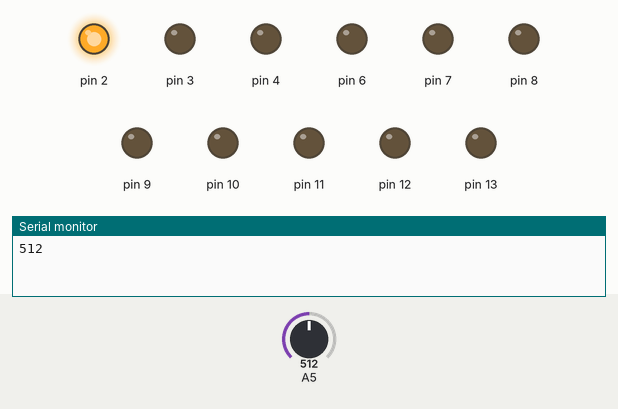
The sketch below on a simulated Arduino Uno, built with avr-gcc and run on an emulated ATmega328P. Shown: output pins drawn as LEDs (lit = HIGH), the last lines printed to the serial monitor. Inputs (shaded band) come from the test bench; at power-on: A5 = 512.

Above: at 0.1 s.
At 16.9 s:
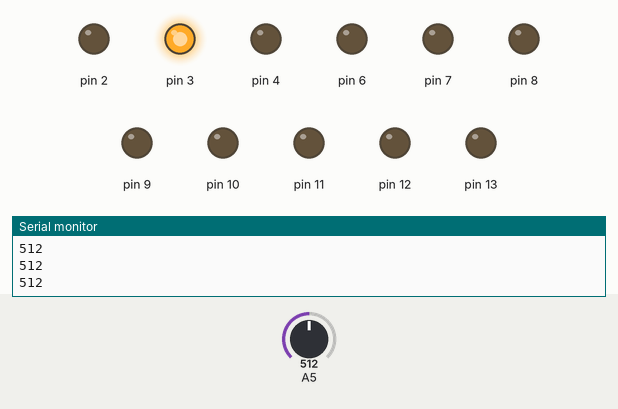
At 18.4 s:
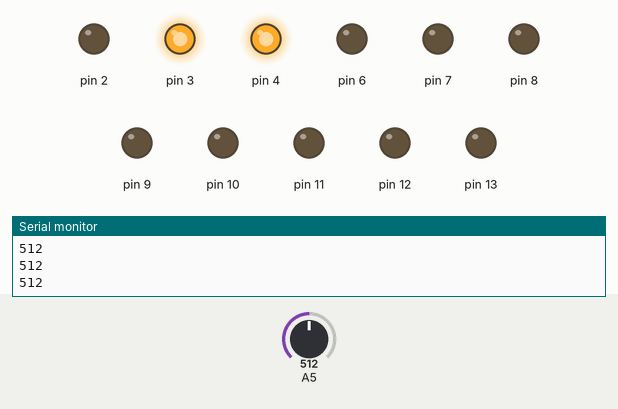
At 19.4 s:
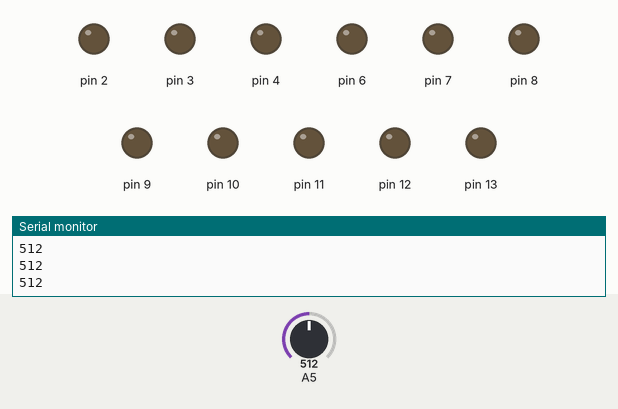
Timing chart, 0 to 20.9 s (numbered marks = the images above):
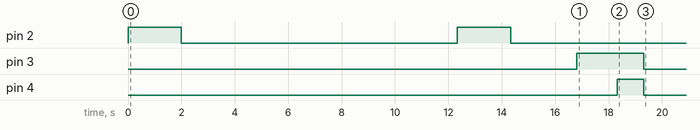

The sketch:

AEC_project_final.ino
```cpp
 int timer = 500;           // 0.5 secs timer variable

void setup() {Serial.begin(9600);
  // use a for loop to initialize each pin as an output:
  for (int thisPin = 1; thisPin < 14; thisPin++)  {
    pinMode(thisPin, OUTPUT);
  }
}

void loop()
{
  int flag=0,block=0,l=0,u=0,d=0,valid=0,maximum=0; //variable for indication of loop breaking
 int a=analogRead(5);int i; //reads sensor input
 Serial.println(a);
  //indication for personalisation
 digitalWrite(2,HIGH);
      delay(timer*4);
      digitalWrite(2,LOW);
  //   personalisation begins
  {
   for(i=1;i<=2000;i++)
  {
    int a=analogRead(5); //reads sensor input
 Serial.println(a);
 if(a>505 && block==0)
 {

   block=1; //reading starts
   l=i; // iteration counter

 }
 else if(a>505 && block==1) //skips extra readings due to speed of program
 u=i;
 else
 {
   block=0;
   if((u-l)>maximum)
   maximum=u-l; // calculates the maximum blink duration
 }
  }
  }

  // indication for personalisation to end
 digitalWrite(2,HIGH);
      delay(timer*4);
      digitalWrite(2,LOW);
delay(timer*3);
i=0;   // variable used for iteration count of readings
// working value is variable maxiimum
  //checking construct main woring body of the program
  while (true)  //infinite loop is being used for continuous computation
  {
    i++;  // counter per reading
        int a=analogRead(5); //reads sensor input
 Serial.println(a);
 // validity checking constructs
 if(a>505 && block==0)
 {
   l=i;
   block=1;
 }
 else if(a>505 && block==1) //checks end of blinking reading density
 {
   u=i;
   if((u-l)>maximum+200)// if eye remains continuously closed
   valid=1;
}
 else //....condition for checking true conditions..
 {
   block=0;  //indicator variable
   if((u-l)>maximum+200)// ....main condition of the program...
   valid=1;
 }
    //tasking construct begins
    if(valid==1 && flag==0) //condition of first emergency
    {
      flag=1;
      digitalWrite(3,HIGH); // launches LED and launches buzzer
      delay(timer*3);
      digitalWrite(3,LOW);
      valid=0;u=0;u=l;  //re initialisation
    }
    //condition for second emergency
   else if(valid==1 && flag==1)
    {
      digitalWrite(4,HIGH); // launches LED 2 to glow
      digitalWrite(3,HIGH); // launches brake servo
      delay(timer*2);
      digitalWrite(3,LOW);
      digitalWrite(4,LOW);
      delay(timer*1000); //substantial delay of 8.3 minutes
      // end of program
    }
    }
  }
```

Measured:
- by itself, pin 2: alternates HIGH for 2.0 s and LOW for 10.3 s, 4 changes in all, then stays LOW
- by itself, pin 3: LOW → HIGH at 16.8 s, → LOW 2.5 s later
- by itself, pin 4: LOW → HIGH at 18.3 s, → LOW 1.0 s later
